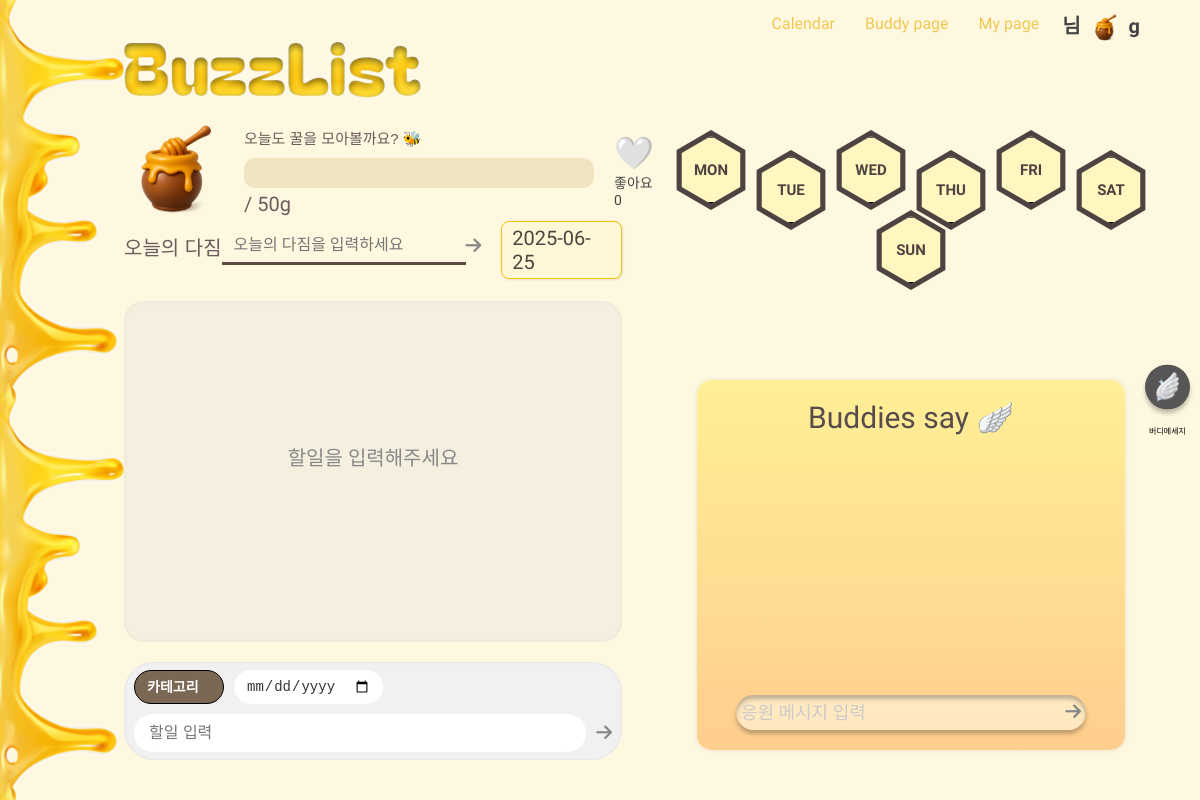
Before: /planner/comment/2025-06-25/ with the older database file.
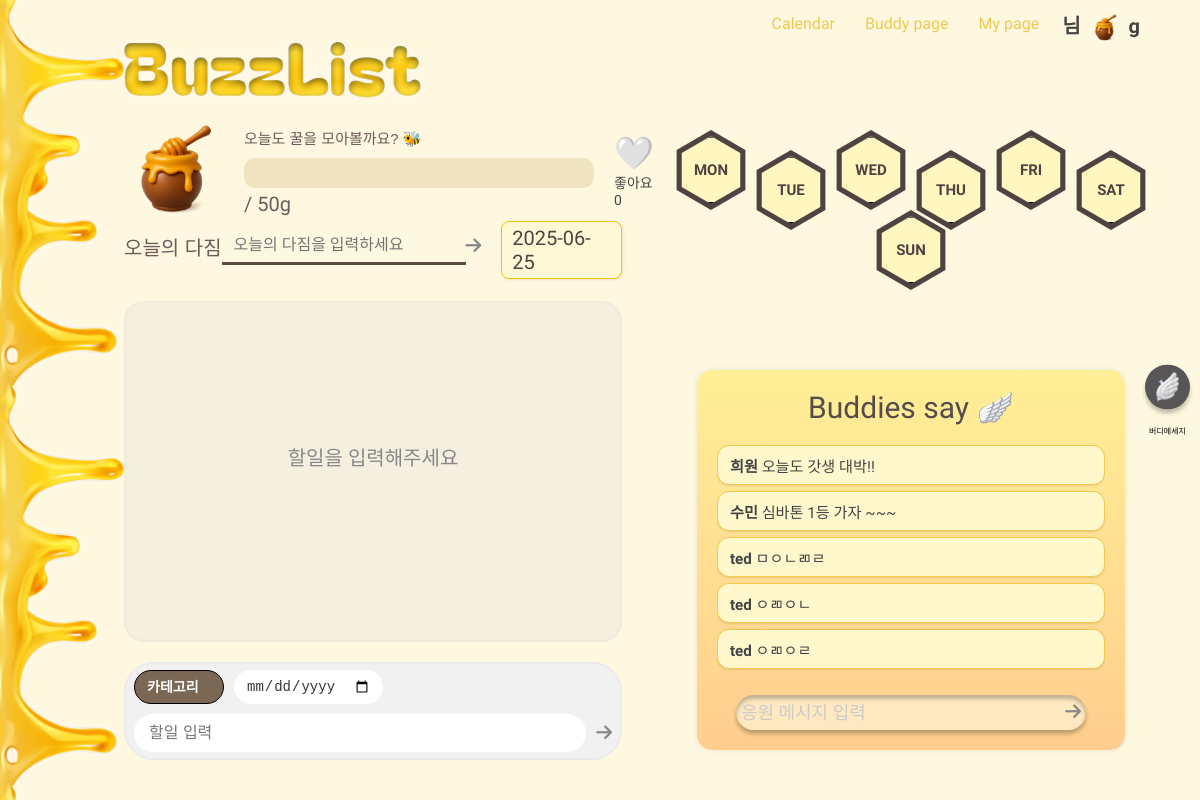
After: the same page with the newer database file.
### planner/models.py (models this page shows)
class Comment(models.Model):
    writer = models.ForeignKey(User, on_delete=models.CASCADE, related_name='written_comments')
    user = models.ForeignKey(User, on_delete=models.CASCADE, related_name='comments_on_page', null=True)  #
    content = models.TextField()
    date = models.DateField()
    created_at = models.DateTimeField(auto_now_add=True)

### planner/views.py (the view)
# urls.py: path('comment/<str:selected_date>/', view_comment, name='comment'),
def view_comment(request, selected_date):
    date_obj = datetime.strptime(selected_date, '%Y-%m-%d').date()
    if request.method == 'POST':
        target_user_id = request.POST.get('user_id')
        target_user = get_object_or_404(User, id=target_user_id)
        Comment.objects.create(
            writer=request.user,
            user=target_user,
            content=request.POST['content'],
            date=date_obj,
            created_at=timezone.now()
        )
        return redirect('planner:subpage', user_id=target_user.id, selected_date=selected_date)
    elif request.method == 'GET':
        comments = Comment.objects.filter(date=date_obj).order_by('-created_at')
        return render(request, 'planner/subpage.html', {'comments': comments,
            'selected_date': selected_date})

### planner/templates/planner/subpage.html (shortened to what this page needs)
{% load static %}
<!DOCTYPE html>
<html lang="ko">
<head>
    <link rel="stylesheet" href="{% static 'css/planner/subpage.css' %}" />
    <link href="https://webfontworld.github.io/Jalnan2/Jalnan2.css" rel="stylesheet">
    <link href="https://fonts.cdnfonts.com/css/e1234" rel="stylesheet">
    <link rel="stylesheet" href="https://cdnjs.cloudflare.com/ajax/libs/font-awesome/6.4.0/css/all.min.css">
</head>
<body data-userid="{{ target_user.id }}">
    <img src="{% static 'assets/planner/honey.png' %}" alt="honey" class="background-honey" />
    <div class="wrapper">
        <div class="top-nav">
            <a href="{% url 'main:mainpage' login_user.id %}" class="nav-link">Calendar</a>
            <a href="{% url 'accounts:buddypage' login_user.id %}" class="nav-link">Buddy page</a>
            <a href="{% url 'users:mypage' login_user.id %}" class="nav-link">My page</a>
            <div class="login-user-info" data-user-id="{{ login_user.id }}">
                <p>
                    <strong>{{ login_user.username }} 님</strong>
                    <img src="{% static 'assets/planner/honey-icon.png' %}" alt="honey" class="inline-honey-icon">
                    <strong id="honey-count">{{ login_user.profile.honey_count }}g</strong>
                </p>
            </div>
        </div>
        <div class="sidebar"></div>
        <main class="main-content">
            <img class="logo" src="{% static 'assets/planner/BuzzList.png' %}" alt="icon" class="honey-icon" />
            <div class="box1">
                <div class="box1-left">
                    <img src="{% static 'assets/planner/honey-icon.png' %}" alt="icon" class="honey-icon" />
                </div>
                <div class="box1-middle">
                    <p class="goal-text">오늘도 꿀을 모아볼까요? 🐝</p>
                    <p class="honey-progress">
                        <progress value="{{ earned }}" max="50"></progress>
                        <span class="honey-label">{{ earned }} / 50g</span>
                    </p>
                </div>
                <div class="box1-right">
                    <form method="POST"
                        action="{% url 'planner:like_subpage' user_id=target_user.id selected_date=selected_date %}"
                        style="display: flex; flex-direction: column; align-items: center;">
                        <button type="submit" class="heart-icon"
                            style="background: none; border: none; font-size: 2rem; cursor: pointer;">
                            {% if is_liked %}
                            ❤️
                            {% else %}
                            🤍
                            {% endif %}
                        </button>
                        <div class="heart-label">좋아요 <span>{{ like_obj.like_count|default:0 }}</span></div>
                    </form>
                </div>
            </div>
            <div class="box2">
                <form method="POST"
                    action="{% if daily_goal %}{% url 'planner:update_goal' login_user.id selected_date %}{% else %}{% url 'planner:write_goal' login_user.id selected_date %}{% endif %}"
                    class="goal-form">
                    <p class="goal">오늘의 다짐</p>
                    <input type="text" name="goal" value="{{ daily_goal.goal|default:'' }}" class="goal-input"
                        placeholder="오늘의 다짐을 입력하세요" />
                    <div class="goal-button-group">
                        {% if login_user.id == target_user.id %}
                        {% if daily_goal %}
                        <button type="submit" class="submit-button"><i class="fas fa-pen"></i></button>
                </form>
                <form method="POST" action="{% url 'planner:delete_goal' login_user.id selected_date %}">
                    {% csrf_token %}
                    <button type="submit" class="submit-button"><i class="fas fa-trash"></i></button>
                </form>
                {% else %}
                <button type="submit" class="submit-button"><i class="fas fa-arrow-right"></i></button>
                </form>
                {% endif %}
                {% endif %}
            </div>
            <div class="goal-date-display"> {{ selected_date }}</div>
    </div>
    <div class="box3 {% if todos %}has-todos{% endif %}">
        {% if todos %}
        <ul class="todo-list" id="todo-list">
            {% for todo in todos %}
            <li class="todo-item {% if todo.status == 'completed' %}completed{% endif %}">
                <form method="POST" action="{% url 'planner:todo_delete' request.user.id todo.id %}">
                    {% csrf_token %}
                    <div class="todo-top-row">
                        {% if login_user.id == target_user.id %}
                        <input type="checkbox" class="todo-status-toggle" data-user-id="{{ request.user.id }}"
                            data-todo-id="{{ todo.id }}" {% if todo.status == "completed" %}checked{% endif %}>
                        {% endif %}
                        <span class="todo-content">{{ todo.content }}</span>
                        {% if login_user.id == target_user.id %}
                        <div class="todo-buttons">
                            <button type="submit" class="delete-btn">
                                <i class="fas fa-trash"></i>
                            </button>
                            <button type="button" id="show-timer-btn" class="show-timer-btn"
                                data-todo-id="{{ todo.id }}">⏱️</button>
                        </div>
                        {% endif %}
                    </div>
                    <div class="todo-bottom-row">
                        <span class="todo-deadline">기한: {{ todo.deadline|date:"Y-m-d" }}</span>
                        {% if todo.total_elapsed_time %}
                        <div class="todo-studytime" id="study-time-{{ todo.id }}">
                            공부 시간: {{ todo.formatted_time_hms }}
                        </div>
                        {% endif %}
                        <span class="todo-category">{{ todo.category }}</span>
                    </div>
                </form>
            </li>
            {% endfor %}
        </ul>
        {% else %}
        <p class="todo-placeholder-text" id="placeholder">할일을 입력해주세요</p>
        {% endif %}
    </div>
    {% if login_user.id == target_user.id %}
    <div class="box4">
        <form method="POST" action="{% url 'planner:todo_create' request.user.id selected_date %}"
            class="todo-form-inline">
            <select id="todo-category" name="category" class="todo-select" required>
                <option value="">카테고리</option>
            </select>
            <input type="date" id="todo-deadline" name="deadline" class="todo-date" required />
            <input type="text" id="todo-input" name="content" class="todo-input-inline" placeholder="할일 입력" required />
            <button id="add-task" type="submit" class="submit-button">
                <i class="fas fa-arrow-right"></i>
            </button>
        </form>
    </div>
    {% endif %}
    <aside class="right-panel">
        <div class="right-box1">
            <div class="weekday-grid">
                <div class="honeycomb-weekdays">
                    <div class="weekday-row staggered">
                        <div class="hexagon-wrapper"><button class="hexagon-inner" data-day="MON">MON</button></div>
                        <div class="hexagon-wrapper offset"><button class="hexagon-inner" data-day="TUE">TUE</button>
                        </div>
                        <div class="hexagon-wrapper"><button class="hexagon-inner" data-day="WED">WED</button></div>
                        <div class="hexagon-wrapper offset"><button class="hexagon-inner" data-day="THU">THU</button>
                        </div>
                        <div class="hexagon-wrapper"><button class="hexagon-inner" data-day="FRI">FRI</button></div>
                        <div class="hexagon-wrapper offset"><button class="hexagon-inner" data-day="SAT">SAT</button>
                        </div>
                        <div class="hexagon-wrapper"><button class="hexagon-inner" data-day="SUN">SUN</button></div>
                    </div>
                </div>
            </div>
        </div>
        <div class="buddy-box" id="buddy-box" style="display: flex;">
            <div class="message-box">
                <div class="buddy-title">Buddies say 🪽</div>
                <ul class="buddy-messages" id="buddy-message-list">
                    {% for comment in comments %}
                    <li class="buddy-message-item">
                        <div>
                            <strong>{{ comment.writer.username }}</strong>
                            <span>{{ comment.content }}</span>
                        </div>
                    </li>
                    {% endfor %}
                </ul>
                <form method="POST" action="{% url 'planner:comment' selected_date %}" class="buddy-form">
                    <input type="text" name="content" placeholder="응원 메시지 입력" class="buddy-input" required />
                    <button type="submit" class="submit-button">
                        <i class="fas fa-arrow-right"></i>
                    </button>
                </form>
            </div>
        </div>
        <div class="floating-icons">
            <img src="{% static 'assets/planner/wing.png' %}" id="show-buddy-btn" alt="버디 메시지" />
            <p class="buddy-message">버디메세지</p>
        </div>
    </aside>
</body>
</html>

Changed rows visible on the page:
added Comment: writer.username "희원", content "오늘도 갓생 대박!!"
added Comment: writer.username "수민", content "심바톤 1등 가자 ~~~"
added Comment: writer.username "ted", content "ㅁㅇㄴㄻㄹ"
added Comment: writer.username "ted", content "ㅇㄻㅇㄴ"
added Comment: writer.username "ted", content "ㅇㄻㅇㄹ"
